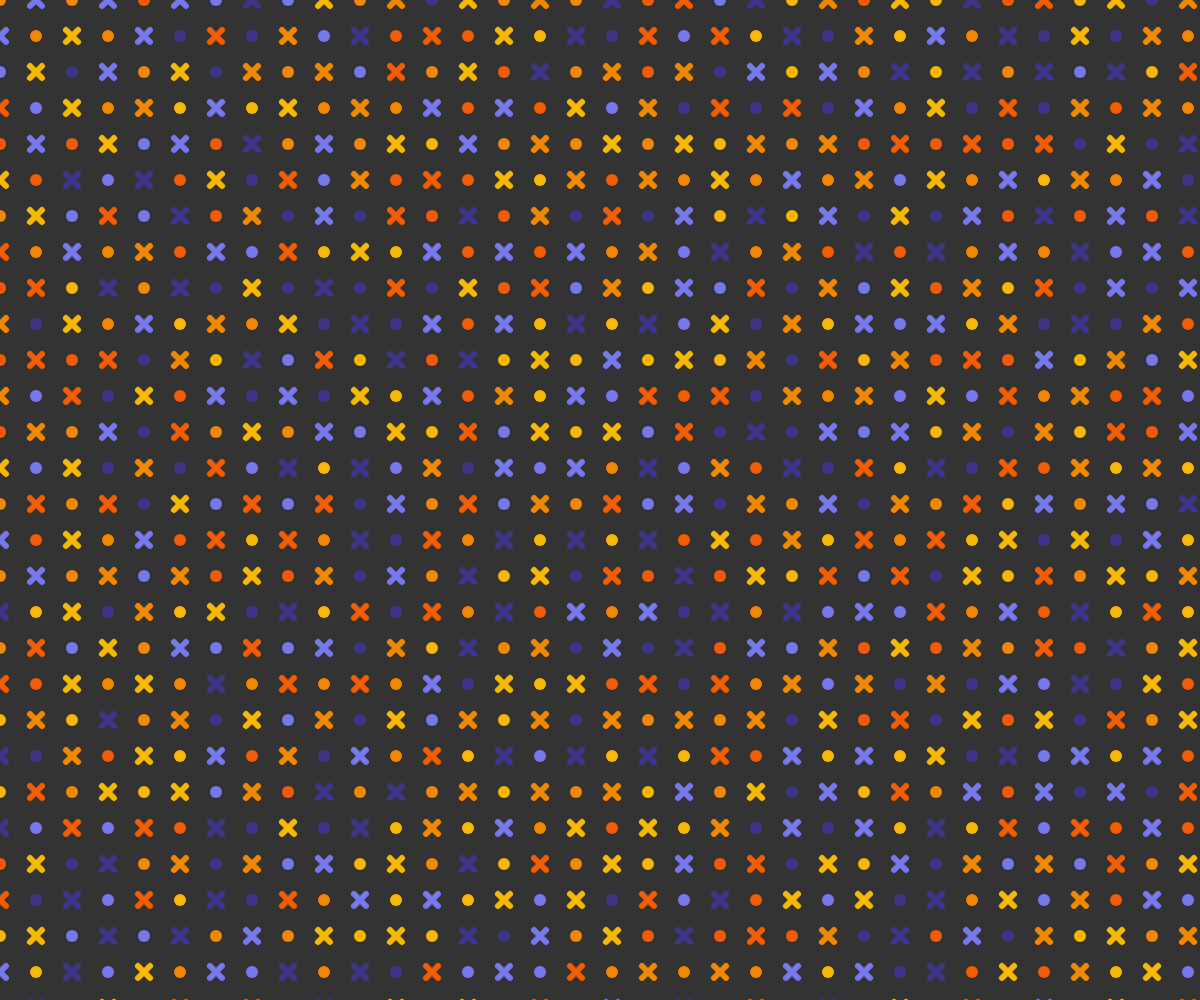
Frame 1 (no input)
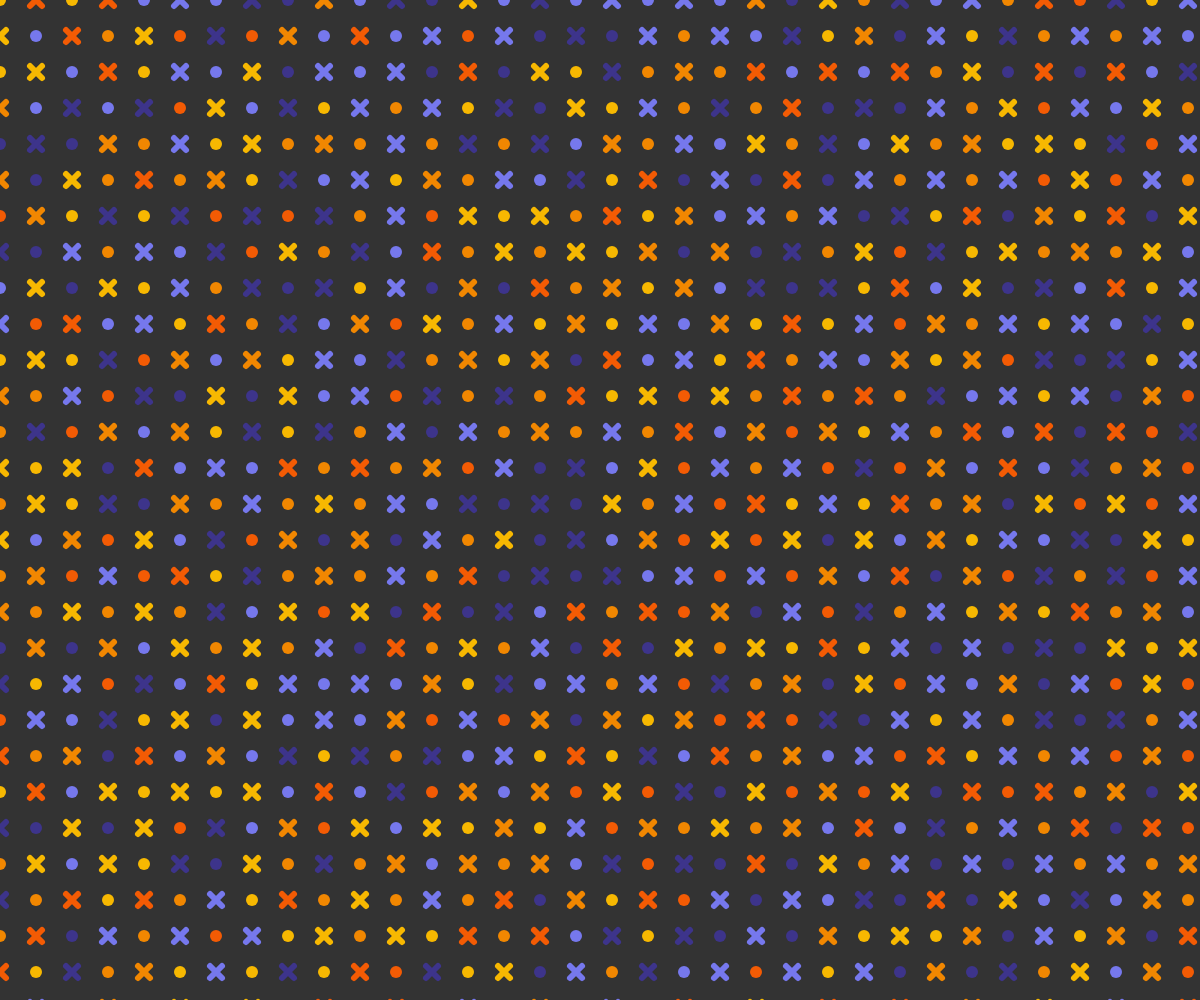
Frame 2 (the mouse pressed at the canvas centre, redrawn once)

The p5.js sketch that drew these frames (run headless with seeded random() and noise() and a simulated clock; the mouse was pressed at the canvas centre and the sketch redrawn once):

// p5.js sketch
// ── sketch.js
"use strict"

const COLORS = ["#3D348B", "#7678ED", "#F7B801", "#F18701", "#F35B04"];
const WHITE  = "#FFFFFF";
const BLACK  = "#333333";

function setup(){
	createCanvas(windowWidth, windowHeight);
	angleMode(DEGREES); rectMode(CENTER); imageMode(CENTER);
	textAlign(CENTER, CENTER); textSize(14);
	noLoop();
}

function draw(){
	background(BLACK);
	noFill();
	noStroke(); strokeCap(ROUND);

	const len = 12;
	const pad = len * 3;
	const rows = floor(height / pad) + 2;
	const cols = floor(width / pad) + 2;
	for(let r=0; r<rows; r++){
		for(let c=0; c<cols; c++){
			const x = c * pad;
			const y = r * pad;
			drawOmeshiju(x, y, len, ((r+c)%2==0));
		}
	}
}

function drawOmeshiju(x, y, len, flg){

	if(flg){
		fill(getColor(COLORS));
		noStroke();
		circle(x, y, len);
	}else{
		noFill();
		stroke(getColor(COLORS)); strokeWeight(len * 0.5);
		const l = len * 0.5;
		line(x-l, y-l, x+l, y+l);
		line(x+l, y-l, x-l, y+l);
	}
}

function getColor(colors){
	return colors[floor(random()*colors.length)];
}
